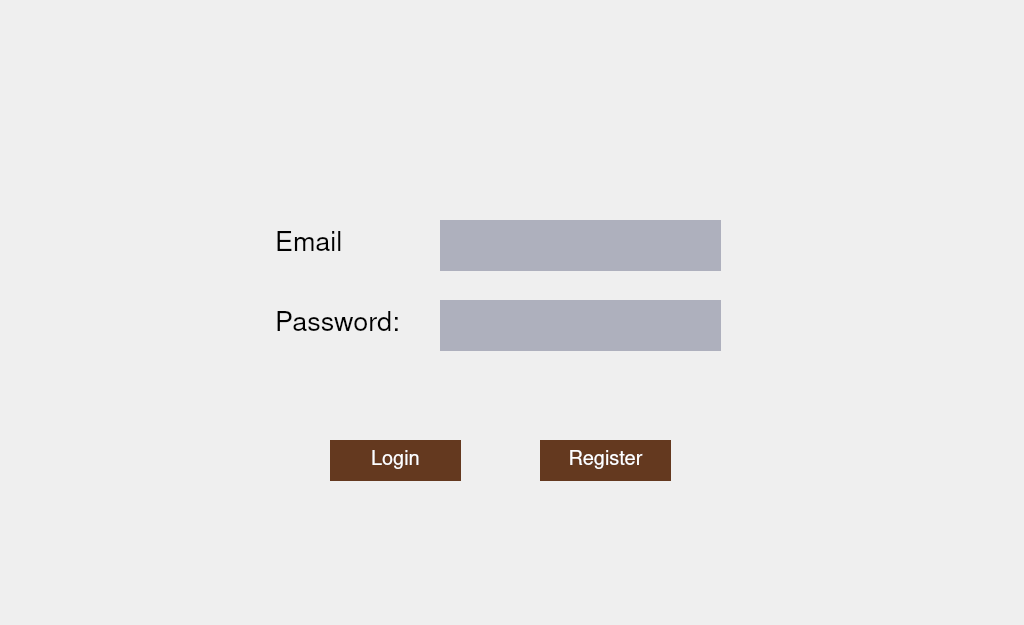
<?xml version="1.0" encoding="UTF-8"?>
<ui version="4.0">
 <class>Login</class>
 <widget class="QWidget" name="Login">
  <property name="geometry">
   <rect>
    <x>0</x>
    <y>0</y>
    <width>1024</width>
    <height>625</height>
   </rect>
  </property>
  <property name="maximumSize">
   <size>
    <width>1024</width>
    <height>625</height>
   </size>
  </property>
  <property name="font">
   <font>
    <family>Abyssinica SIL</family>
   </font>
  </property>
  <property name="windowTitle">
   <string>Login</string>
  </property>
  <property name="autoFillBackground">
   <bool>false</bool>
  </property>
  <property name="styleSheet">
   <string notr="true"/>
  </property>
  <widget class="QLineEdit" name="edit_username">
   <property name="geometry">
    <rect>
     <x>440</x>
     <y>220</y>
     <width>281</width>
     <height>51</height>
    </rect>
   </property>
   <property name="font">
    <font>
     <family>Nimbus Sans L</family>
     <pointsize>20</pointsize>
    </font>
   </property>
   <property name="layoutDirection">
    <enum>Qt::LeftToRight</enum>
   </property>
   <property name="autoFillBackground">
    <bool>false</bool>
   </property>
   <property name="styleSheet">
    <string notr="true">background-color: rgba(163,166,181,220);
border:0;</string>
   </property>
   <property name="text">
    <string/>
   </property>
   <property name="alignment">
    <set>Qt::AlignCenter</set>
   </property>
  </widget>
  <widget class="QLineEdit" name="edit_password">
   <property name="geometry">
    <rect>
     <x>440</x>
     <y>300</y>
     <width>281</width>
     <height>51</height>
    </rect>
   </property>
   <property name="font">
    <font>
     <family>Nimbus Sans L</family>
     <pointsize>20</pointsize>
    </font>
   </property>
   <property name="layoutDirection">
    <enum>Qt::LeftToRight</enum>
   </property>
   <property name="autoFillBackground">
    <bool>false</bool>
   </property>
   <property name="styleSheet">
    <string notr="true">background-color: rgba(163,166,181,220);
border:0;</string>
   </property>
   <property name="echoMode">
    <enum>QLineEdit::Password</enum>
   </property>
   <property name="alignment">
    <set>Qt::AlignCenter</set>
   </property>
  </widget>
  <widget class="QLabel" name="label_username">
   <property name="geometry">
    <rect>
     <x>275</x>
     <y>220</y>
     <width>140</width>
     <height>50</height>
    </rect>
   </property>
   <property name="font">
    <font>
     <family>Nimbus Sans L</family>
     <pointsize>20</pointsize>
     <weight>50</weight>
     <bold>false</bold>
    </font>
   </property>
   <property name="layoutDirection">
    <enum>Qt::LeftToRight</enum>
   </property>
   <property name="text">
    <string>Email</string>
   </property>
  </widget>
  <widget class="QLabel" name="label_password">
   <property name="geometry">
    <rect>
     <x>275</x>
     <y>300</y>
     <width>140</width>
     <height>50</height>
    </rect>
   </property>
   <property name="font">
    <font>
     <family>Nimbus Sans L</family>
     <pointsize>20</pointsize>
     <weight>50</weight>
     <italic>false</italic>
     <bold>false</bold>
    </font>
   </property>
   <property name="layoutDirection">
    <enum>Qt::LeftToRight</enum>
   </property>
   <property name="text">
    <string>Password:</string>
   </property>
  </widget>
  <widget class="QPushButton" name="btn_login">
   <property name="geometry">
    <rect>
     <x>330</x>
     <y>440</y>
     <width>131</width>
     <height>41</height>
    </rect>
   </property>
   <property name="font">
    <font>
     <family>Nimbus Sans L</family>
     <pointsize>15</pointsize>
    </font>
   </property>
   <property name="focusPolicy">
    <enum>Qt::NoFocus</enum>
   </property>
   <property name="layoutDirection">
    <enum>Qt::LeftToRight</enum>
   </property>
   <property name="styleSheet">
    <string notr="true">background-color: rgba(100, 57, 31, 255);
border:0;
color:rgb(255,255,255);</string>
   </property>
   <property name="text">
    <string>Login</string>
   </property>
  </widget>
  <widget class="QPushButton" name="btn_register">
   <property name="geometry">
    <rect>
     <x>540</x>
     <y>440</y>
     <width>131</width>
     <height>41</height>
    </rect>
   </property>
   <property name="font">
    <font>
     <family>Nimbus Sans L</family>
     <pointsize>15</pointsize>
    </font>
   </property>
   <property name="focusPolicy">
    <enum>Qt::NoFocus</enum>
   </property>
   <property name="layoutDirection">
    <enum>Qt::LeftToRight</enum>
   </property>
   <property name="styleSheet">
    <string notr="true">background-color: rgba(100, 57, 31, 255);
border:0;
color:rgb(255,255,255);</string>
   </property>
   <property name="text">
    <string>Register</string>
   </property>
  </widget>
 </widget>
 <layoutdefault spacing="6" margin="11"/>
 <resources/>
 <connections/>
</ui>
